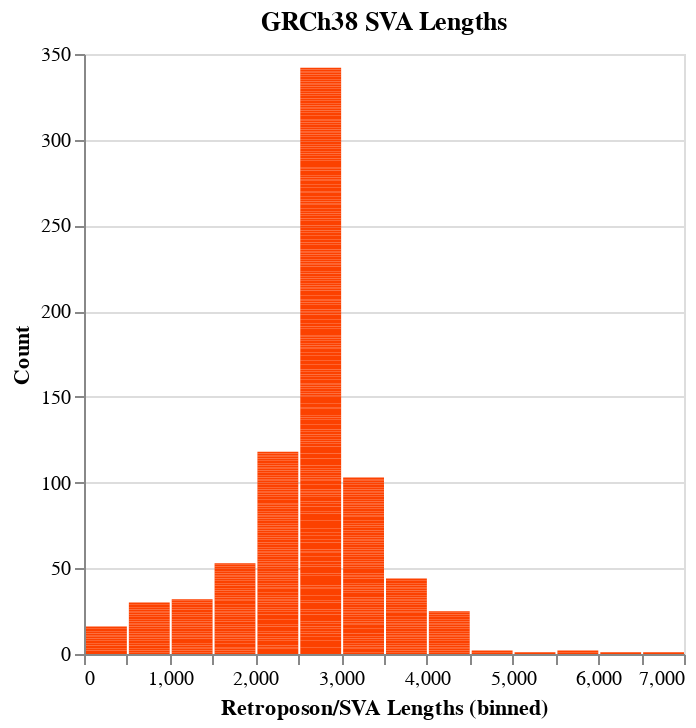

Notebook source saved alongside this figure:
### Code cell
hg38tempList2= [[x,y] for x,y in collections.Counter([int(x) for x in combinedDF[combinedDF['TE_Designation']=='Retroposon/SVA']['SV_Length']]).items()]
hg38tempDF2 = pd.DataFrame(data=hg38tempList2, columns=['Retroposon/SVA Lengths','Count'])

alt.Chart(hg38tempDF2).mark_bar(color='#FC4100').encode(
    alt.X("Retroposon/SVA Lengths:Q", bin=alt.Bin(maxbins=25)),
    y='Count',
).properties(
    title='GRCh38 SVA Lengths'
)

### Figure 1 — Vega-Lite specification as saved in the notebook (floating-point values rounded to 4 significant figures; data arrays with more than 128 entries replaced by an {"elided": "..."} marker saying what was removed)
{"config": {"view": {"continuousWidth": 300, "continuousHeight": 300}}, "data": {"name": "data-70b339c6e7954cfdd5681e083a59e42a"}, "mark": {"type": "bar", "color": "#FC4100"}, "encoding": {"x": {"bin": {"maxbins": 25}, "field": "Retroposon/SVA Lengths", "type": "quantitative"}, "y": {"field": "Count", "type": "quantitative"}}, "title": "GRCh38 SVA Lengths", "$schema": "https://vega.github.io/schema/vega-lite/v5.17.0.json", "datasets": {"data-70b339c6e7954cfdd5681e083a59e42a": {"elided": "635 records"}}}
